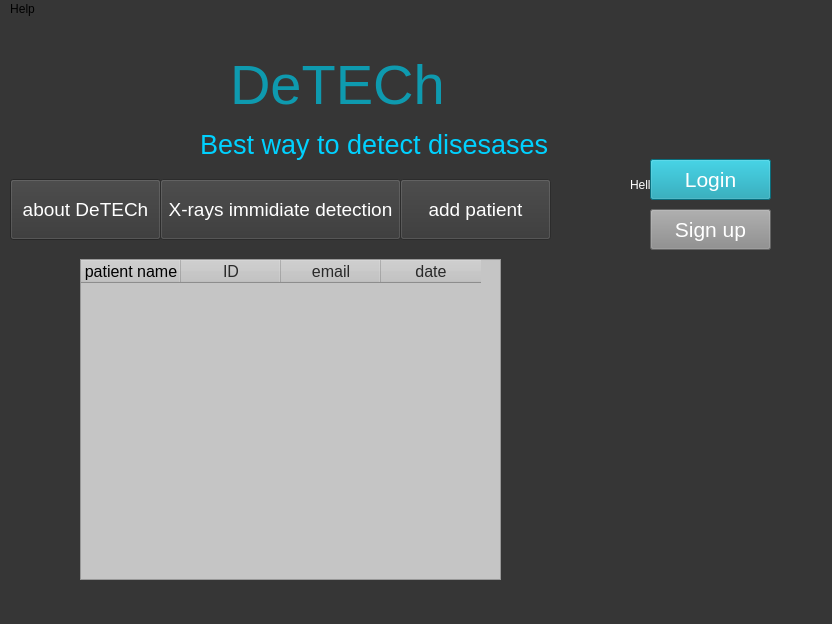
<?xml version="1.0" encoding="UTF-8"?>
<ui version="4.0">
 <class>MainWindow</class>
 <widget class="QMainWindow" name="MainWindow">
  <property name="geometry">
   <rect>
    <x>0</x>
    <y>0</y>
    <width>832</width>
    <height>624</height>
   </rect>
  </property>
  <property name="windowTitle">
   <string>MainWindow</string>
  </property>
  <property name="styleSheet">
   <string notr="true">background-color: rgb(54, 54, 54);</string>
  </property>
  <widget class="QWidget" name="centralwidget">
   <widget class="QPushButton" name="pushButton_6">
    <property name="geometry">
     <rect>
      <x>10</x>
      <y>160</y>
      <width>151</width>
      <height>61</height>
     </rect>
    </property>
    <property name="styleSheet">
     <string notr="true">background-color: rgb(54, 54, 54);
color: rgb(255,255,255);
font-size: 14pt
</string>
    </property>
    <property name="text">
     <string>about DeTECh</string>
    </property>
    <property name="default">
     <bool>false</bool>
    </property>
    <property name="flat">
     <bool>false</bool>
    </property>
   </widget>
   <widget class="QLabel" name="label_12">
    <property name="geometry">
     <rect>
      <x>630</x>
      <y>60</y>
      <width>141</width>
      <height>91</height>
     </rect>
    </property>
    <property name="text">
     <string/>
    </property>
    <property name="pixmap">
     <pixmap>books3.png</pixmap>
    </property>
   </widget>
   <widget class="QPushButton" name="pushButton_5">
    <property name="enabled">
     <bool>false</bool>
    </property>
    <property name="geometry">
     <rect>
      <x>400</x>
      <y>160</y>
      <width>151</width>
      <height>61</height>
     </rect>
    </property>
    <property name="styleSheet">
     <string notr="true">background-color: rgb(54, 54, 54);
color: rgb(255,255,255);
font-size: 14pt
</string>
    </property>
    <property name="text">
     <string>add patient</string>
    </property>
    <property name="default">
     <bool>false</bool>
    </property>
    <property name="flat">
     <bool>false</bool>
    </property>
   </widget>
   <widget class="QPushButton" name="pushButton_7">
    <property name="enabled">
     <bool>false</bool>
    </property>
    <property name="geometry">
     <rect>
      <x>160</x>
      <y>160</y>
      <width>241</width>
      <height>61</height>
     </rect>
    </property>
    <property name="styleSheet">
     <string notr="true">background-color: rgb(54, 54, 54);
color: rgb(255,255,255);
font-size: 14pt
</string>
    </property>
    <property name="text">
     <string>X-rays immidiate detection</string>
    </property>
    <property name="default">
     <bool>false</bool>
    </property>
    <property name="flat">
     <bool>false</bool>
    </property>
   </widget>
   <widget class="QPushButton" name="pushButton">
    <property name="geometry">
     <rect>
      <x>650</x>
      <y>140</y>
      <width>121</width>
      <height>41</height>
     </rect>
    </property>
    <property name="styleSheet">
     <string notr="true">background-color: rgb(14, 154, 175);
color: rgb(255,255,255);
font-size: 16pt
</string>
    </property>
    <property name="text">
     <string>Login</string>
    </property>
   </widget>
   <widget class="QLabel" name="label_2">
    <property name="geometry">
     <rect>
      <x>230</x>
      <y>10</y>
      <width>211</width>
      <height>111</height>
     </rect>
    </property>
    <property name="styleSheet">
     <string notr="true">color: rgb(14, 154, 175);
font-size: 42pt </string>
    </property>
    <property name="text">
     <string>DeTECh</string>
    </property>
   </widget>
   <widget class="QLabel" name="label">
    <property name="geometry">
     <rect>
      <x>450</x>
      <y>20</y>
      <width>91</width>
      <height>91</height>
     </rect>
    </property>
    <property name="text">
     <string/>
    </property>
    <property name="pixmap">
     <pixmap>logo1.png</pixmap>
    </property>
   </widget>
   <widget class="QLabel" name="label_6">
    <property name="geometry">
     <rect>
      <x>200</x>
      <y>110</y>
      <width>351</width>
      <height>31</height>
     </rect>
    </property>
    <property name="styleSheet">
     <string notr="true">color: rgb(0, 209, 255);
font-size: 20pt 
</string>
    </property>
    <property name="text">
     <string>Best way to detect disesases</string>
    </property>
   </widget>
   <widget class="QLabel" name="label_4">
    <property name="geometry">
     <rect>
      <x>290</x>
      <y>170</y>
      <width>431</width>
      <height>411</height>
     </rect>
    </property>
    <property name="text">
     <string/>
    </property>
    <property name="pixmap">
     <pixmap>xray1.png</pixmap>
    </property>
   </widget>
   <widget class="QLabel" name="label_3">
    <property name="geometry">
     <rect>
      <x>40</x>
      <y>440</y>
      <width>131</width>
      <height>101</height>
     </rect>
    </property>
    <property name="text">
     <string/>
    </property>
    <property name="pixmap">
     <pixmap>AI2.png</pixmap>
    </property>
   </widget>
   <widget class="QLabel" name="label_5">
    <property name="geometry">
     <rect>
      <x>110</x>
      <y>260</y>
      <width>231</width>
      <height>211</height>
     </rect>
    </property>
    <property name="text">
     <string/>
    </property>
    <property name="pixmap">
     <pixmap>pic_2.png</pixmap>
    </property>
   </widget>
   <widget class="QPushButton" name="pushButton_4">
    <property name="geometry">
     <rect>
      <x>650</x>
      <y>190</y>
      <width>121</width>
      <height>41</height>
     </rect>
    </property>
    <property name="styleSheet">
     <string notr="true">
color: rgb(255,255,255);
background-color: rgb(140, 140, 140);
font-size: 16pt
</string>
    </property>
    <property name="text">
     <string>Sign up</string>
    </property>
   </widget>
   <widget class="QLabel" name="label_7">
    <property name="geometry">
     <rect>
      <x>630</x>
      <y>150</y>
      <width>201</width>
      <height>31</height>
     </rect>
    </property>
    <property name="styleSheet">
     <string notr="true">background-color: rgb(54,54,54);
color: rgb(255, 255, 255);
font: 75 16pt &quot;MS Shell Dlg 2&quot;;</string>
    </property>
    <property name="text">
     <string>Hello </string>
    </property>
   </widget>
   <widget class="QTableWidget" name="tableWidget">
    <property name="geometry">
     <rect>
      <x>80</x>
      <y>240</y>
      <width>421</width>
      <height>321</height>
     </rect>
    </property>
    <property name="styleSheet">
     <string notr="true">background-color: rgb(197,197,197);
color: rgb(42, 42, 42);
font-size: 12pt</string>
    </property>
    <property name="editTriggers">
     <set>QAbstractItemView::NoEditTriggers</set>
    </property>
    <property name="sortingEnabled">
     <bool>true</bool>
    </property>
    <column>
     <property name="text">
      <string>patient name</string>
     </property>
     <property name="font">
      <font>
       <pointsize>12</pointsize>
      </font>
     </property>
     <property name="foreground">
      <brush brushstyle="SolidPattern">
       <color alpha="255">
        <red>0</red>
        <green>0</green>
        <blue>0</blue>
       </color>
      </brush>
     </property>
    </column>
    <column>
     <property name="text">
      <string>ID</string>
     </property>
     <property name="font">
      <font>
       <pointsize>12</pointsize>
      </font>
     </property>
    </column>
    <column>
     <property name="text">
      <string>email</string>
     </property>
     <property name="font">
      <font>
       <pointsize>12</pointsize>
      </font>
     </property>
    </column>
    <column>
     <property name="text">
      <string>date</string>
     </property>
     <property name="font">
      <font>
       <pointsize>12</pointsize>
      </font>
     </property>
    </column>
   </widget>
   <zorder>label_5</zorder>
   <zorder>pushButton_6</zorder>
   <zorder>label_12</zorder>
   <zorder>label_2</zorder>
   <zorder>label</zorder>
   <zorder>label_6</zorder>
   <zorder>label_4</zorder>
   <zorder>pushButton_5</zorder>
   <zorder>pushButton_7</zorder>
   <zorder>label_3</zorder>
   <zorder>pushButton_4</zorder>
   <zorder>label_7</zorder>
   <zorder>pushButton</zorder>
   <zorder>tableWidget</zorder>
  </widget>
  <widget class="QMenuBar" name="menubar">
   <property name="geometry">
    <rect>
     <x>0</x>
     <y>0</y>
     <width>832</width>
     <height>21</height>
    </rect>
   </property>
   <widget class="QMenu" name="menuHelp">
    <property name="styleSheet">
     <string notr="true">background-color: rgb(255, 255, 255);</string>
    </property>
    <property name="tearOffEnabled">
     <bool>false</bool>
    </property>
    <property name="title">
     <string>Help</string>
    </property>
    <property name="toolTipsVisible">
     <bool>false</bool>
    </property>
   </widget>
   <addaction name="menuHelp"/>
  </widget>
  <widget class="QStatusBar" name="statusbar"/>
 </widget>
 <resources/>
 <connections/>
</ui>
